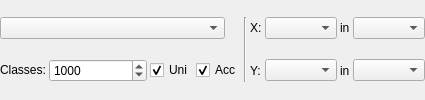
             <widget class="QWidget" name="page_PlotPixel_ScatterHist">
              <layout class="QGridLayout" name="gridLayout_14">
               <property name="leftMargin">
                <number>0</number>
               </property>
               <property name="topMargin">
                <number>0</number>
               </property>
               <property name="rightMargin">
                <number>0</number>
               </property>
               <property name="bottomMargin">
                <number>0</number>
               </property>
               <property name="spacing">
                <number>3</number>
               </property>
               <item row="0" column="4" rowspan="2">
                <widget class="Line" name="line_PlotPixel_ScatterHist">
                 <property name="orientation">
                  <enum>Qt::Vertical</enum>
                 </property>
                </widget>
               </item>
               <item row="0" column="5">
                <widget class="QLabel" name="label_PlotPixel_ScatterHist_X">
                 <property name="sizePolicy">
                  <sizepolicy hsizetype="Maximum" vsizetype="Preferred">
                   <horstretch>0</horstretch>
                   <verstretch>0</verstretch>
                  </sizepolicy>
                 </property>
                 <property name="text">
                  <string>X:</string>
                 </property>
                </widget>
               </item>
               <item row="0" column="7">
                <widget class="QComboBox" name="comboBox_PlotPixel_ScatterHist_Component_X"/>
               </item>
               <item row="1" column="2">
                <widget class="QCheckBox" name="checkBox_PlotPixel_ScatterHist_Uniform">
                 <property name="sizePolicy">
                  <sizepolicy hsizetype="Maximum" vsizetype="Fixed">
                   <horstretch>0</horstretch>
                   <verstretch>0</verstretch>
                  </sizepolicy>
                 </property>
                 <property name="minimumSize">
                  <size>
                   <width>0</width>
                   <height>0</height>
                  </size>
                 </property>
                 <property name="maximumSize">
                  <size>
                   <width>16777215</width>
                   <height>16777215</height>
                  </size>
                 </property>
                 <property name="text">
                  <string>Uni</string>
                 </property>
                 <property name="checked">
                  <bool>true</bool>
                 </property>
                </widget>
               </item>
               <item row="1" column="3">
                <widget class="QCheckBox" name="checkBox_PlotPixel_ScatterHist_Accumulate">
                 <property name="sizePolicy">
                  <sizepolicy hsizetype="Maximum" vsizetype="Fixed">
                   <horstretch>0</horstretch>
                   <verstretch>0</verstretch>
                  </sizepolicy>
                 </property>
                 <property name="minimumSize">
                  <size>
                   <width>0</width>
                   <height>0</height>
                  </size>
                 </property>
                 <property name="maximumSize">
                  <size>
                   <width>16777215</width>
                   <height>16777215</height>
                  </size>
                 </property>
                 <property name="text">
                  <string>Acc</string>
                 </property>
                 <property name="checked">
                  <bool>true</bool>
                 </property>
                </widget>
               </item>
               <item row="1" column="5">
                <widget class="QLabel" name="label_PlotPixel_ScatterHist_Y">
                 <property name="sizePolicy">
                  <sizepolicy hsizetype="Maximum" vsizetype="Preferred">
                   <horstretch>0</horstretch>
                   <verstretch>0</verstretch>
                  </sizepolicy>
                 </property>
                 <property name="text">
                  <string>Y:</string>
                 </property>
                </widget>
               </item>
               <item row="1" column="7">
                <widget class="QComboBox" name="comboBox_PlotPixel_ScatterHist_Component_Y"/>
               </item>
               <item row="1" column="0">
                <widget class="QLabel" name="label_PlotPixel_ScatterHist_Classes">
                 <property name="sizePolicy">
                  <sizepolicy hsizetype="Maximum" vsizetype="Fixed">
                   <horstretch>0</horstretch>
                   <verstretch>0</verstretch>
                  </sizepolicy>
                 </property>
                 <property name="minimumSize">
                  <size>
                   <width>0</width>
                   <height>0</height>
                  </size>
                 </property>
                 <property name="maximumSize">
                  <size>
                   <width>16777215</width>
                   <height>16777215</height>
                  </size>
                 </property>
                 <property name="text">
                  <string>Classes:</string>
                 </property>
                </widget>
               </item>
               <item row="1" column="1">
                <widget class="QSpinBox" name="spinBox_PlotPixel_ScatterHist_Classes">
                 <property name="sizePolicy">
                  <sizepolicy hsizetype="Fixed" vsizetype="Fixed">
                   <horstretch>0</horstretch>
                   <verstretch>0</verstretch>
                  </sizepolicy>
                 </property>
                 <property name="minimumSize">
                  <size>
                   <width>98</width>
                   <height>0</height>
                  </size>
                 </property>
                 <property name="maximumSize">
                  <size>
                   <width>98</width>
                   <height>16777215</height>
                  </size>
                 </property>
                 <property name="minimum">
                  <number>1</number>
                 </property>
                 <property name="maximum">
                  <number>10000</number>
                 </property>
                 <property name="singleStep">
                  <number>10</number>
                 </property>
                 <property name="value">
                  <number>1000</number>
                 </property>
                </widget>
               </item>
               <item row="0" column="0" colspan="4">
                <widget class="QComboBox" name="comboBox_PlotPixel_ScatterHist_Mode">
                 <property name="minimumSize">
                  <size>
                   <width>225</width>
                   <height>0</height>
                  </size>
                 </property>
                 <property name="maximumSize">
                  <size>
                   <width>225</width>
                   <height>16777215</height>
                  </size>
                 </property>
                </widget>
               </item>
               <item row="1" column="8">
                <widget class="QLabel" name="label_PlotPixel_ScatterHist_Y_Description">
                 <property name="sizePolicy">
                  <sizepolicy hsizetype="Maximum" vsizetype="Preferred">
                   <horstretch>0</horstretch>
                   <verstretch>0</verstretch>
                  </sizepolicy>
                 </property>
                 <property name="text">
                  <string>in</string>
                 </property>
                </widget>
               </item>
               <item row="0" column="8">
                <widget class="QLabel" name="label_PlotPixel_ScatterHist_X_Description">
                 <property name="sizePolicy">
                  <sizepolicy hsizetype="Maximum" vsizetype="Preferred">
                   <horstretch>0</horstretch>
                   <verstretch>0</verstretch>
                  </sizepolicy>
                 </property>
                 <property name="text">
                  <string>in</string>
                 </property>
                </widget>
               </item>
               <item row="0" column="9">
                <widget class="QComboBox" name="comboBox_PlotPixel_ScatterHist_Image_X"/>
               </item>
               <item row="1" column="9">
                <widget class="QComboBox" name="comboBox_PlotPixel_ScatterHist_Image_Y"/>
               </item>
              </layout>
             </widget>
